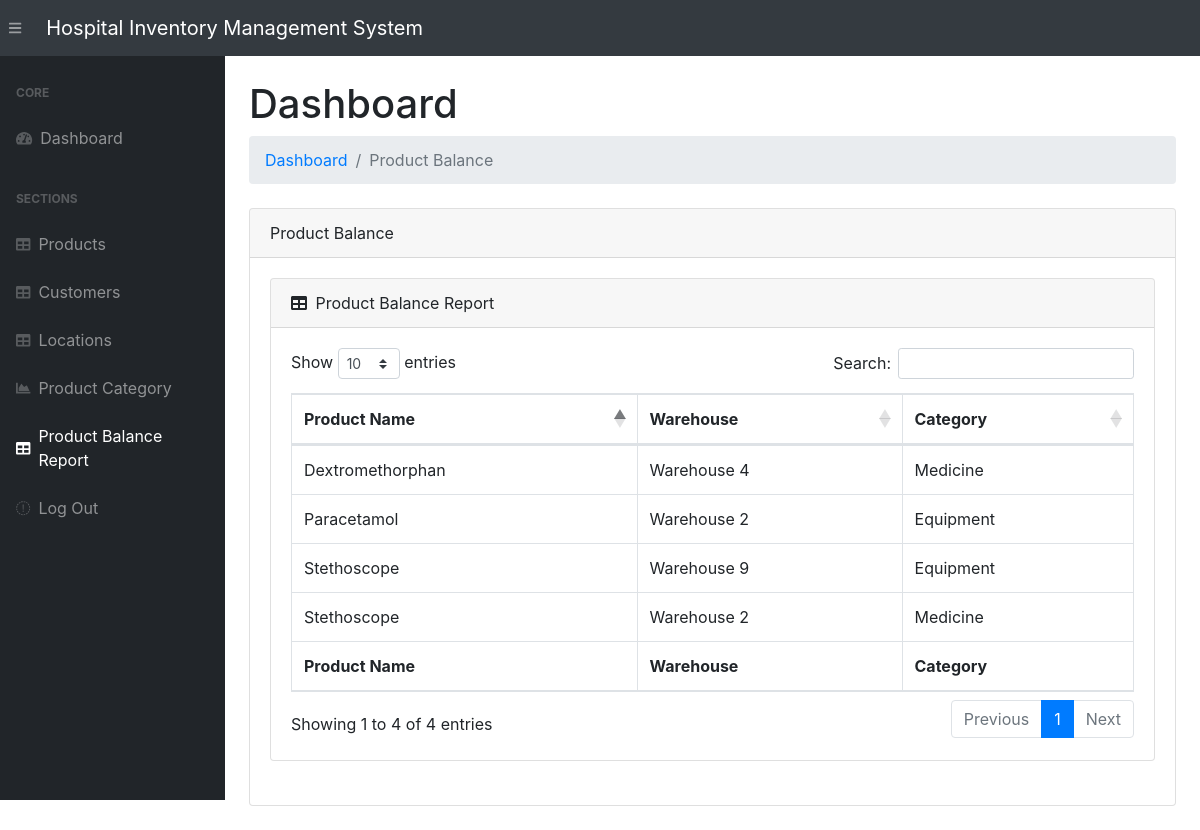
Screenshot of /product-balance/ with the database file from the repository.
### app.py (models this page shows, shortened)
class ProductMovement(db.Model):
    __tablename__   = 'productmovements'
    movement_id     = db.Column(db.Integer, primary_key=True)
    product_id      = db.Column(db.Integer, db.ForeignKey('products.product_id'))
    category        = db.Column(db.Text)
    from_location   = db.Column(db.Integer, db.ForeignKey('locations.location_id'))
    to_location     = db.Column(db.Integer, db.ForeignKey('locations.location_id'))
    movement_time   = db.Column(db.DateTime, default=datetime.utcnow)
    product         = db.relationship('Product', foreign_keys=product_id)
    fromLoc         = db.relationship('Location', foreign_keys=from_location)
    toLoc           = db.relationship('Location', foreign_keys=to_location)

### app.py (the view)
@app.route("/product-balance/", methods=["POST", "GET"])
def productBalanceReport():
    movs = ProductMovement.query.\
        join(Product, ProductMovement.product_id == Product.product_id).\
        add_columns(
            Product.product_id,
            ProductMovement.category,
            ProductMovement.from_location,
            ProductMovement.to_location,
            ProductMovement.movement_time).\
        order_by(ProductMovement.product_id).\
        order_by(ProductMovement.movement_id).\
        all()
    balancedDict = defaultdict(lambda: defaultdict(dict))
    tempProduct = ''
    for mov in movs:
        row = mov[0]
        if(tempProduct == row.product_id):
            if(row.to_location and not "category" in balancedDict[row.product_id][row.to_location]):
                balancedDict[row.product_id][row.to_location]["category"] = 0
            elif (row.from_location and not "category" in balancedDict[row.product_id][row.from_location]):
                balancedDict[row.product_id][row.from_location]["category"] = 0
            if (row.to_location and "category" in balancedDict[row.product_id][row.to_location]):
                balancedDict[row.product_id][row.to_location]["category"] = row.category
            if (row.from_location and "category" in balancedDict[row.product_id][row.from_location]):
                balancedDict[row.product_id][row.from_location]["category"] = row.category
            pass
        else :
            tempProduct = row.product_id
            if(row.to_location and not row.from_location):
                if(balancedDict):
                    balancedDict[row.product_id][row.to_location]["category"] = row.category
                else:
                    balancedDict[row.product_id][row.to_location]["category"] = row.category
    return render_template("product-balance.html", movements=balancedDict)

### templates/product-balance.html (shortened to what this page needs)
{% extends 'base.html' %}
{% block content %}
<main>
    <div class="container-fluid">
        <h1 class="mt-4">Dashboard</h1>
        <ol class="breadcrumb mb-4">
            <li class="breadcrumb-item"><a href="/">Dashboard</a></li>
            <li class="breadcrumb-item active">Product Balance</li>
        </ol>
        <div class="card mb-4">
            <div class="card-header">Product Balance</div>
            <div class="card-body">
                <div class="card mb-4">
                <div class="card-header">
                    <i class="fas fa-table mr-1"></i>
                    Product Balance Report
                </div>
                <div class="card-body">
                    <div class="table-responsive">
                        {% if movements|length < 1 %}
                        <h4>There are no Movements, add one above</h4>
                        {% else %}
                        <table class="table table-bordered" id="dataTable" width="100%" cellspacing="0">
                            <thead>
                                <tr>
                                    <th>Product Name</th>
                                    <th>Warehouse</th>
                                    <th>Category</th>
                                </tr>
                            </thead>
                            <tfoot>
                                <tr>
                                    <th>Product Name</th>
                                    <th>Warehouse</th>
                                    <th>Category</th>
                                </tr>
                            </tfoot>
                            <tbody>
                                {% for pkey, values in movements.items() %}
                                    {% set count = values|length() %}
                                    <tr>
                                        <td>{{pkey}}</td>
                                        {% for key, value in values.items() %}
                                            <td>{{key}}</td>
                                            <td>{{value.category}}</td>
                                            {% if values|length() > 1 %}
                                                {% if values|last != key %}
                                                    </tr>
                                                    <tr>
                                                        <td>{{pkey}}</td>
                                                {% endif %}
                                            {% endif %}
                                        {% endfor %}
                                        </tr>
                                    {% endfor %}
                            </tbody>
                        </table>
                        {% endif %}
                </div>
            </div>
                </div>
            </div>
        </div>
    </div>
</main>
{% endblock %}

### rows the page displays
ProductMovement: product "Dextromethorphan", to_location "Warehouse 4", category "Medicine"
ProductMovement: product "Paracetamol", to_location "Warehouse 2", category "Equipment"
ProductMovement: product "Stethoscope", to_location "Warehouse 9", category "Equipment"
ProductMovement: to_location "Warehouse 2", category "Medicine"
